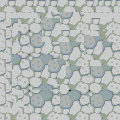

Tiled map render using the project's own tile images. Description and the whole map definition, tile-layer contents included, below:
An orthogonal 20x20 tile map with 6x6 px tiles, 1 tile layer (Tile Layer 1).

<map version="1.0" orientation="orthogonal" renderorder="right-down" width="20" height="20" tilewidth="6" tileheight="6" nextobjectid="1">
 <tileset firstgid="1" name="tileset3" tilewidth="6" tileheight="6" tilecount="149200" columns="373">
  <image source="tileset/tileset3.png" width="2240" height="2400" />
 </tileset>
 <layer name="Tile Layer 1" width="20" height="20">
  <data encoding="csv">
20643,20641,20642,20643,20641,20642,20641,20642,20641,20642,20643,20641,20642,20643,20641,20642,20641,20641,20642,20641,
21016,21014,21015,21016,21014,21015,21014,21015,21014,21015,21016,21014,21015,21016,21014,21015,21014,21014,21015,21014,
19899,21014,21014,21014,21014,21014,21015,21016,20276,20277,20268,20269,20270,20271,21014,21014,21014,21014,21014,21014,
20272,19899,19897,21015,21016,20646,20647,19895,19896,19897,20641,20642,20643,20644,20645,20641,20642,20643,20649,20650,
20645,20272,20270,21017,21018,21019,21020,20268,20269,20270,21014,21015,21016,21017,21018,21014,21015,21016,21022,21023,
21018,19899,20643,19525,19526,19527,19528,20641,20642,20643,20641,20642,20643,20644,20645,21014,21015,21016,20649,20650,
19899,20272,21016,19898,19899,19900,19901,21014,21015,21016,21014,21015,21016,21017,19895,19896,19897,21021,21022,21023,
19899,20645,20270,20271,20272,20273,20274,20275,20276,20277,19895,19896,19897,19898,20268,20269,20270,19902,19903,19904,
20272,21018,20643,20644,20645,20646,20647,20648,20649,20650,20268,20269,20270,20271,20641,20642,20643,20275,20276,20277,
20645,19899,19524,19525,19526,19527,19528,19529,19530,19531,20641,20642,20643,20644,21014,21015,21016,20648,20649,20650,
21018,20272,19897,19898,19899,19900,19901,19902,19895,19896,19897,21015,21016,21017,21018,21019,21020,21021,21022,21023,
19899,20645,20270,20271,20272,20273,20274,20275,20268,20269,20270,19896,19897,19898,19899,19900,19901,19902,19903,19904,
20272,21018,20643,20644,20645,20646,20647,20648,20641,20642,20643,20269,20270,20271,20272,20273,20274,20275,20276,20277,
20645,21015,19899,21017,21018,21019,21020,21021,21014,21015,21016,20642,20643,20644,20645,20646,20647,20648,20649,20650,
21018,19899,20272,19525,19526,19527,19528,19529,19530,19531,21014,21015,21016,21017,21018,21019,21020,21021,21022,21023,
19899,20272,20645,19899,19526,19527,19528,19529,19530,19531,19522,19523,19524,19525,19526,19527,19528,19529,19530,19531,
19899,20645,21018,20272,19899,19900,19901,19902,19903,19904,19895,19896,19897,19898,19899,19900,19901,19902,19903,19904,
20272,21018,20270,20645,20272,20273,20274,20275,20276,20277,20268,20269,20270,20271,20272,20273,20274,20275,20276,20277,
20645,20645,20643,21018,20645,20646,20647,20648,20649,20650,20641,20642,20643,20644,20645,20646,20647,20648,20649,20650,
21018,21018,21016,21017,21018,21019,21020,21021,21022,21023,21014,21015,21016,21017,21018,21019,21020,21021,21022,21023
</data>
 </layer>
</map>
